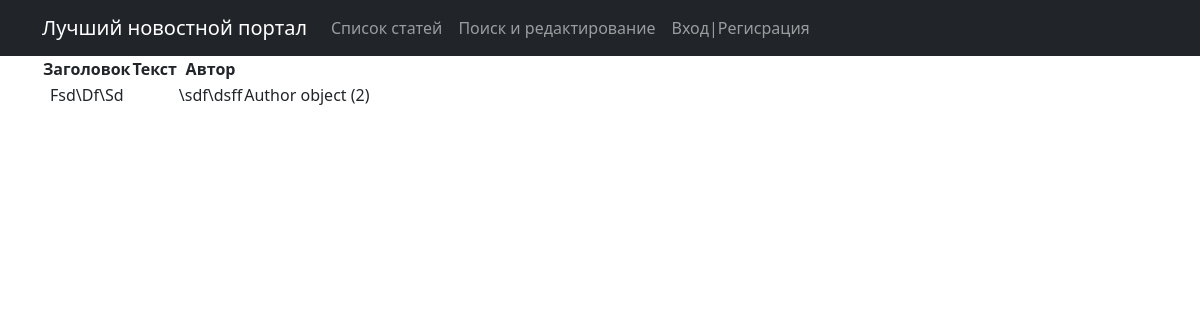
Screenshot of /news/9/ with the database file from the repository.
### news/models.py (models this page shows, shortened)
class Post(models.Model):
    author = models.ForeignKey(Author, on_delete=models.CASCADE)
    NEWS = 'NW'
    ARTICLE = 'AR'
    CATEGORY_CHOICE = (
        (NEWS, 'Новости'),
        (ARTICLE, 'Статья'),
            )
    categoryType = models.CharField(max_length=2, choices=CATEGORY_CHOICE, default=ARTICLE)
    createTime = models.DateTimeField(auto_now_add=True)
    postCategory = models.ManyToManyField(Category, through='PostCategory')
    title = models.CharField(max_length=128)
    text = models.TextField()
    rating = models.SmallIntegerField(default=0)

class Author(models.Model):
    authorUser = models.OneToOneField(User, on_delete=models.CASCADE)
    ratingAuthor = models.SmallIntegerField(default=0)

### news/views.py (the view)
# urls.py: path('<int:pk>/', PostDetailView.as_view(), name='post_detail'),  # Ссылка на подробности
class PostDetailView(DetailView):
        permission_required = ('news.view_post')
        template_name = 'news/post_detail.html'
        queryset = Post.objects.all()

### templates/news/post_detail.html (shortened to what this page needs)
{% extends 'flatpages/default.html' %}
{% block content %}
<table>
    <thead>
        <th>
            Заголовок
        </th>
        <th>
            Текст
        </th>
        <th>
            Автор
        </th>
    </thead>
    <tr>
        <td>
            {{ post.title|title }}
        </td>
        <td>
        </td>
        <td>
            {{ post.text }}
        </td>
        <td>
            {{ post.author }}
        </td>
    </tr>
</table>
{% endblock content %}

### rows the page displays
Post: title "Fsd\\Df\\Sd", text "\\sdf\\dsff", author "Author object (2)"
